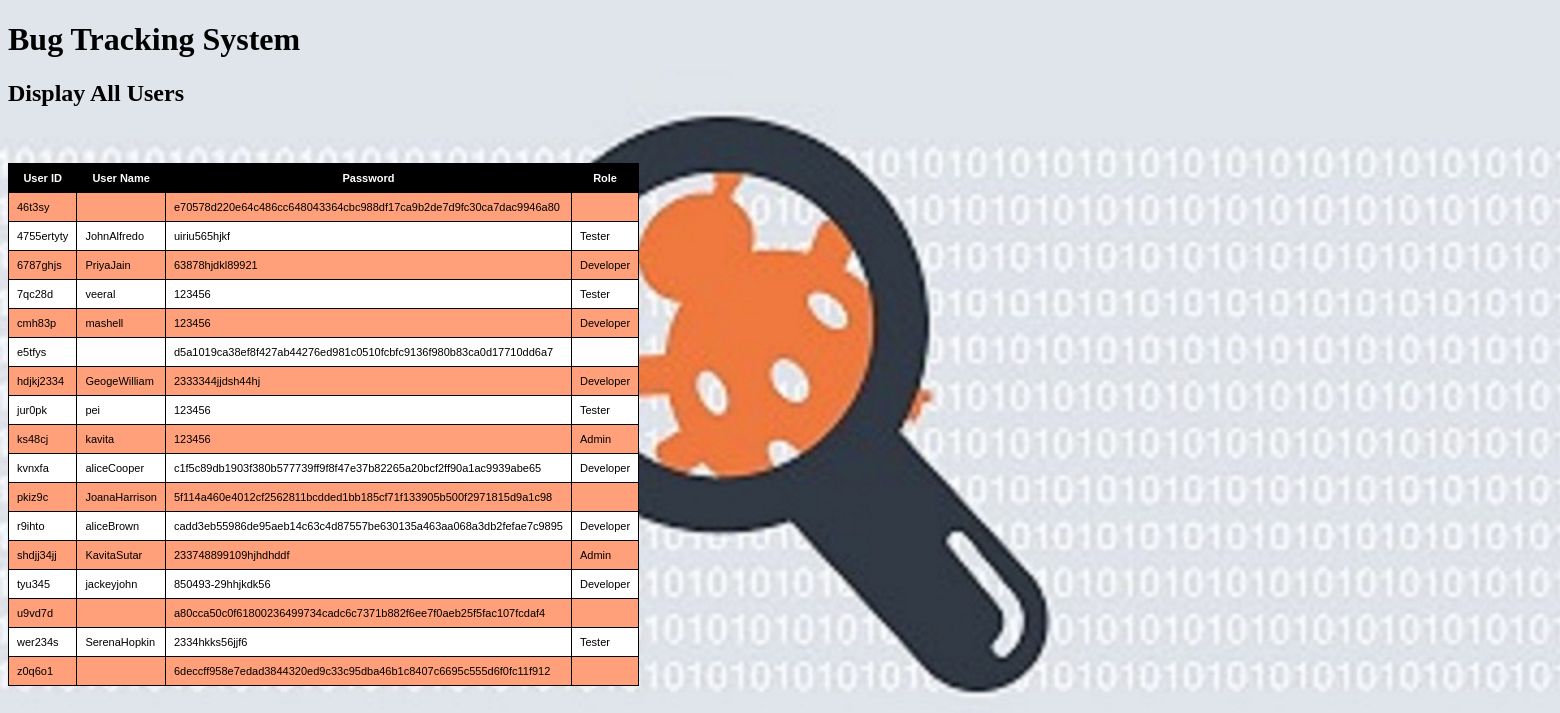
Screenshot of /display.php with the database file from the repository.
### tables this page shows
CREATE TABLE `userdetails` (
  `UserID` varchar(120) NOT NULL,
  `UserName` varchar(120) NOT NULL,
  `Password` varchar(1000) NOT NULL,
  `Role` varchar(256) NOT NULL
);

### db-settings.php (called while the page is built, shortened)
<?php
$db_table_prefix = "";
?>

### functions.php (called while the page is built, shortened)
<?php
function fetchAllUsers() {
    global $mysqli, $db_table_prefix;
    $stmt = $mysqli->prepare(
        "SELECT
UserID,
UserName,
Password,
Role
FROM " . $db_table_prefix . "userdetails"
    );
    $stmt->execute();
    $stmt->bind_result(
        $UserID,
        $UserName,
        $Password,
        $Role
    );
    while ($stmt->fetch()) {
        $row[] = array(
            'UserID'                      => $UserID,
            'UserName'                  =>  $UserName,
            'Password'               => $Password,
            'Role'                    =>  $Role
        );
    }
    return ($row);
}
?>

### display.php (the view, shortened to what this page needs)
<!DOCTYPE html PUBLIC '-//W3C//DTD XHTML 1.0 Transitional//EN' 'http://www.w3.org/TR/xhtml1/DTD/xhtml1-transitional.dtd'>
<html xmlns='http://www.w3.org/1999/xhtml'>
<head>
    <h1>Bug Tracking System</h1>
    <h2>Display All Users</h2>
</head>
<?php require_once("config.php");
$allrecords = fetchAllUsers();
?>
<table class="table-style-three">
    <thead>
    <th>User ID</th>
    <th>User Name</th>
    <th>Password</th>
    <th>Role</th>
    </thead>
    <tbody>
    <?php
    foreach($allrecords as $displayRecords) { ?>
        <tr>
            <td><a href="updateuser.php?UserID=<?php print $displayRecords['UserID']; ?>"><?php print $displayRecords['UserID']; ?></a></td>
            <td><?php print $displayRecords['UserName']; ?></td>
            <td><?php print $displayRecords['Password']; ?></td>
            <td><?php print $displayRecords['Role']; ?></td>
        </tr>
    <?php } ?>
    </tbody>
</table>
</body>
</html>

### display.php (style rules this page uses)
table.table-style-three { font-family: verdana, arial, sans-serif; font-size: 11px; color: black; border-width: 1px; border-color: black; border-collapse: collapse; }
table.table-style-three th { border-width: 1px; padding: 8px; border-style: solid; border-color:black; background-color: black; color: white; }
table.table-style-three a { color:black; text-decoration: none; }
table.table-style-three tr:nth-child(even) td { background-color: white; }
table.table-style-three td { border-width: 1px; padding: 8px; border-style: solid; border-color: black; background-color: lightsalmon; }

### rows the page displays
userdetails: UserID "46t3sy", Password "e70578d220e64c486cc648043364cbc988df17ca9b2de7d9fc30ca7dac9946a80"
userdetails: UserID "4755ertyty", UserName "JohnAlfredo", Password "uiriu565hjkf", Role "Tester"
userdetails: UserID "6787ghjs", UserName "PriyaJain", Password "63878hjdkl89921", Role "Developer"
userdetails: UserID "7qc28d", UserName "veeral", Password "123456", Role "Tester"
userdetails: UserID "cmh83p", UserName "mashell", Password "123456", Role "Developer"
userdetails: UserID "e5tfys", Password "d5a1019ca38ef8f427ab44276ed981c0510fcbfc9136f980b83ca0d17710dd6a7"
userdetails: UserID "hdjkj2334", UserName "GeogeWilliam", Password "2333344jjdsh44hj", Role "Developer"
userdetails: UserID "jur0pk", UserName "pei", Password "123456", Role "Tester"
userdetails: UserID "ks48cj", UserName "kavita", Password "123456", Role "Admin"
userdetails: UserID "kvnxfa", UserName "aliceCooper", Password "c1f5c89db1903f380b577739ff9f8f47e37b82265a20bcf2ff90a1ac9939abe65", Role "Developer"
userdetails: UserID "pkiz9c", UserName "JoanaHarrison", Password "5f114a460e4012cf2562811bcdded1bb185cf71f133905b500f2971815d9a1c98"
userdetails: UserID "r9ihto", UserName "aliceBrown", Password "cadd3eb55986de95aeb14c63c4d87557be630135a463aa068a3db2fefae7c9895", Role "Developer"
userdetails: UserID "shdjj34jj", UserName "KavitaSutar", Password "233748899109hjhdhddf", Role "Admin"
userdetails: UserID "tyu345", UserName "jackeyjohn", Password "850493-29hhjkdk56", Role "Developer"
userdetails: UserID "u9vd7d", Password "a80cca50c0f61800236499734cadc6c7371b882f6ee7f0aeb25f5fac107fcdaf4"
userdetails: UserID "wer234s", UserName "SerenaHopkin", Password "2334hkks56jjf6", Role "Tester"
userdetails: UserID "z0q6o1", Password "6deccff958e7edad3844320ed9c33c95dba46b1c8407c6695c555d6f0fc11f912"
